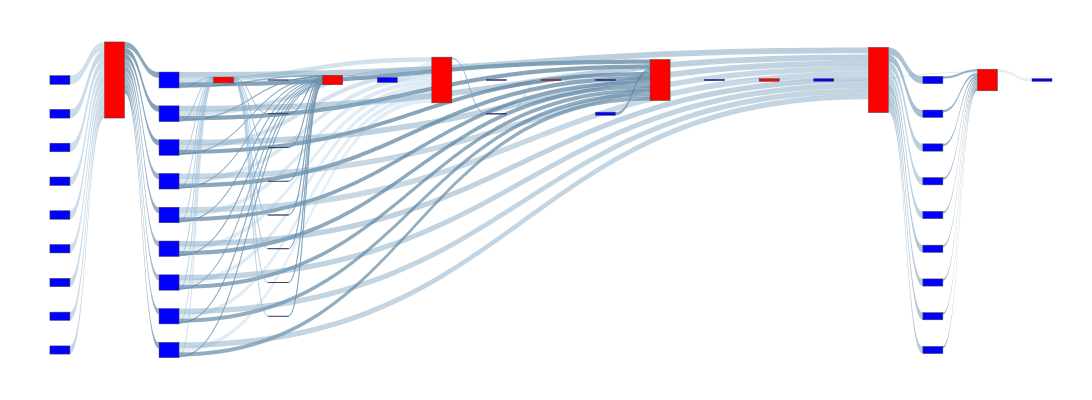

Notebook source saved alongside this figure:
### Code cell
vfd_nodes, vfd_nodes_dict = get_nodes_for_sankey(G_VFD, label_on=False)

# print(vfd_nodes)

vfd_links = get_links_for_sankey(G_VFD, vfd_nodes_dict, val_sqrt=True)
fig = go.Figure(go.Sankey(
            node = vfd_nodes,
            link = vfd_links, orientation='h'))

fig.update_layout(
    autosize=False,
    width=3800,
    height=400,
    margin=dict(
        l=50,
        r=50,
        b=50,
        t=50,
        pad=2
    ),
    font=dict(size=18),
)

    
fig.show()
save_html_path = f"{stat_path}/vfd-{(SELECT_STAGE_END+1)}s-{test_name}-sankey.html"
fig.write_html(save_html_path)
print(f"Sankey saved to {save_html_path}")
